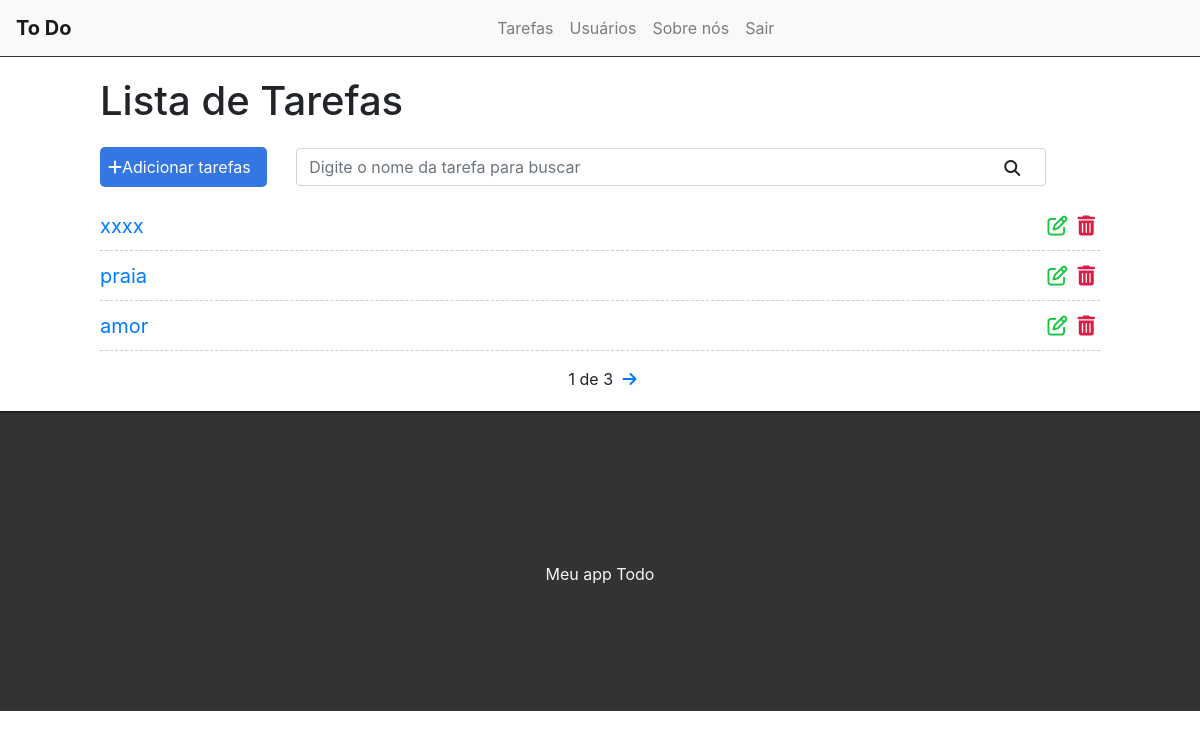
The app's page / (signed in) with its own data.
### tasks/models.py (models this page shows, shortened)
class Task(models.Model):
    title = models.CharField(max_length=255)
    description =  models.TextField()
    done = models.CharField(
        max_length=5,
        choices=STATUS,
    )
    created_at = models.DateTimeField(auto_now_add=True)
    updated_at = models.DateTimeField(auto_now=True)

### tasks/views.py (the view)
# urls.py: path('',views.tasklist),
@login_required
def tasklist(request):
    search = request.GET.get('search')
    if search:
        tasks = Task.objects.filter(title__icontains=search)
    else:
        tasks_list = Task.objects.all().order_by('-created_at')
        paginator = Paginator(tasks_list, 3)
        page = request.GET.get('page')
        tasks = paginator.get_page(page)
    return render(request,'tasks/list.html', {'tasks':tasks})

### tasks/templates/tasks/list.html (shortened to what this page needs)
{% extends 'base.html' %}
{% block content %}
<div class="offset-1 col-10 list-div">
    <h1>Lista de Tarefas</h1>
    <a id="add-link" href="newtask/">
        <div class="col-2 add-div">
            <i class= "fas fa-plus"></i>Adicionar tarefas
        </div>
    </a>
    <div class="col-9 search-div">
        <form method="GET" id="search-form">
            <input class="form-control" type="text" name="search" id="search" placeholder="Digite o nome da tarefa para buscar" value="{{request.GET.search}}">
            <i class="fas fa-search" id="search-btn"></i>
        </form>
    </div>
    <ul class="task-list">
        {% if tasks %}
            {% for task in tasks %}
            <li class="task-item">
                <span><a href="tasks/{{task.id}}">{{task.title}}</a></span>
                <a href="delete/{{task.id}}" class="delete-btn"><span><i class="fa fa-trash"></i></span></a>
                <a href="edit/{{task.id}}"><span><i class="fa fa-edit"></i></span></a>
            </li>
            {% endfor %}
        {% else %}
            <div class="container-fluid">
                <br>
                <h4>Nenhuma tarefa encontrada</h4>
                <br>
            </div>
        {% endif %}
    </ul>
    <div class="pagination">
        <span class="step-links">
            {% if tasks.paginator.num_pages %}
                <span class="current">
                    {{ tasks.number }} de {{ tasks.paginator.num_pages }}
                </span>
            {% endif %}
            {% if tasks.has_next %}
                <a href="?page={{ tasks.next_page_number }}"><i class="fas fa-arrow-right"></i></a>
            {% endif %}
        </span>
    </div>
</div>
{% endblock %}

### tasks/static/css/styles.css (style rules this page uses)
.add-div { background-color: #3476e2; cursor:pointer; display: inline-block; color: #FFF; padding: 8px; border-radius: 5px; margin-right: 25px; }
.fas.fa-search { position: absolute; top: 12px; right: 26px; cursor: pointer; }
.search-div { padding: 0; margin-top: 15px; margin-bottom: 15px; display: inline-block; }
.list-div { padding: 0; }
.task-list { padding-left: 0; }
.task-item { list-style: none; font-size: 20px; height: 50px; padding-top: 10px; border-bottom: 1px dashed #ccc; }
.fa.fa-trash, .fa.fa-edit { cursor:pointer; margin: 5px; font-size: 20px; float: right; }
.fa.fa-trash { color: #db1e47; }
.fa.fa-edit { color: #13c43f; }
.pagination { margin-bottom: 20px; }
.step-links { position: relative; margin-left: auto; margin-right: auto; }
.step-links .current { margin-left: 5px; margin-right: 5px; }

### records on screen
Task: title "xxxx"
Task: title "praia"
Task: title "amor"

### other values on screen
{{ tasks.number }} "1"
{{ tasks.paginator.num_pages }} "3"
